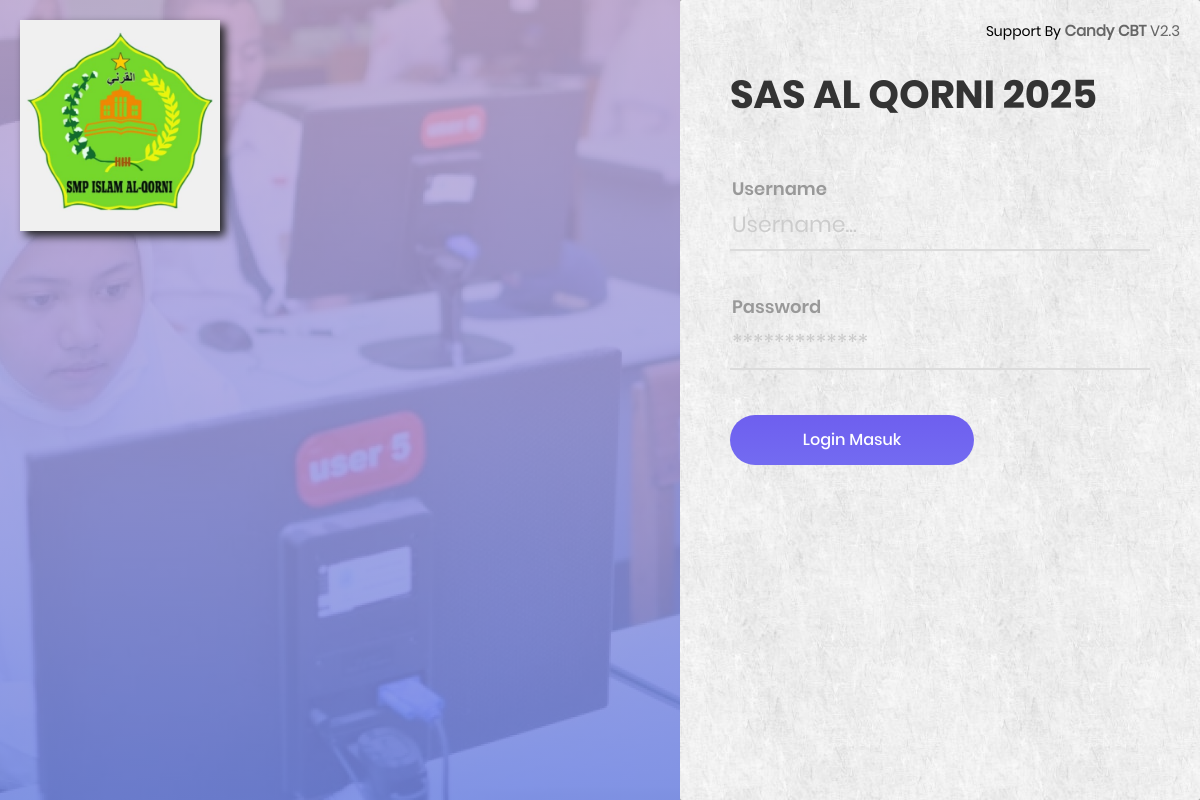
The page /admin/login.php on the database its author committed.
### tables this page shows
CREATE TABLE `setting` (
  `id_setting` int(11) NOT NULL AUTO_INCREMENT,
  `aplikasi` varchar(100) NOT NULL,
  `kode_sekolah` varchar(10) NOT NULL,
  `sekolah` varchar(50) NOT NULL,
  `jenjang` varchar(5) NOT NULL,
  `kepsek` varchar(50) NOT NULL,
  `nip` varchar(30) NOT NULL,
  `alamat` text NOT NULL,
  `kecamatan` varchar(50) NOT NULL,
  `kota` varchar(30) NOT NULL,
  `telp` varchar(20) NOT NULL,
  `fax` varchar(20) NOT NULL,
  `web` varchar(50) NOT NULL,
  `email` varchar(50) NOT NULL,
  `logo` text NOT NULL,
  `header` text NOT NULL,
  `header_kartu` text NOT NULL,
  `ip_server` varchar(100) NOT NULL,
  PRIMARY KEY (`id_setting`)
);

### config/config.default.php (called while the page is built, shortened)
<?php
	$homeurl = "https://".$_SERVER["HTTP_HOST"];
	$setting = mysql_fetch_array(mysql_query("SELECT * FROM setting WHERE id_setting='1'"));
?>

### admin/login.php (the view, shortened to what this page needs)
<?php
	require("../config/config.default.php");
	$ceks = mysql_fetch_array(mysql_query("select * from setting"));
	$namaaplikasi = $ceks['aplikasi'];
	?>
<html lang="en">
<head>
	<link rel="stylesheet" type="text/css" href="../dist/bootstrap/css/bootstrap.min.css">
	<link rel="stylesheet" type="text/css" href="../plugins/font-awesome/css/font-awesome.css">
	<link rel="stylesheet" type="text/css" href="../plugins/animate/animate.min.css">
	<link rel="stylesheet" type="text/css" href="../dist/bootstrap/css/util.css">
	<link rel="stylesheet" type="text/css" href="../dist/bootstrap/css/main.css">
</head>
<body style="background-color: #999999;">
	<div class="limiter">
		<div class="container-login100">
		<div class='judul'>Support By <a href="candy.smkhsagung.sch.id" class="txt2 hov1">
										<b>Candy CBT</b> V2.3
									</a></div>
		<div class='logo hidden-xs'><img class='img img-responsive' style='max-width:250px;' src="<?php echo "$homeurl/$setting[logo]";?>" width='200'></div>
			<div class="login100-more" style="background-image: url('back.jpg');"></div>
			<div class="wrap-login100 p-l-50 p-r-50 p-t-72 p-b-50" style="background-image: url('acs.jpg');">
				<form action='' method='post' class="validate-form">
					<span class="animated flipInX login100-form-title p-b-59">
					<?php echo	$namaaplikasi; ?>
					</span>
					<div class="wrap-input100 validate-input" data-validate="Username is required">
						<span class="label-input100">Username</span>
						<input class="input100" type="text" name="username" placeholder="Username...">
						<span class="focus-input100"></span>
					</div>
					<div class="wrap-input100 validate-input" data-validate = "Password is required">
						<span class="label-input100">Password</span>
						<input class="input100" type="password" name="password" placeholder="*************">
						<span class="focus-input100"></span>
					</div>
					<div class="container-login100-form-btn">
						<div class="wrap-login100-form-btn">
							<div class="login100-form-bgbtn"></div>
							<button name='submit' class="login100-form-btn">
								Login Masuk
							</button>
						</div>
					</div>
				</form>
			</div>
		</div>
	</div>
</body>
</html>

### admin/login.php (style rules this page uses)
.judul { position: absolute; right:20px; top: 20px; z-index: 2; color: #000; }
.logo { position: absolute; left:20px; top: 20px; z-index: 2; color: #000; -webkit-filter: drop-shadow(5px 5px 5px #222); filter: drop-shadow(5px 5px 5px #222); }

### rows shown on the page
setting: logo (picture), aplikasi "SAS AL QORNI 2025"
